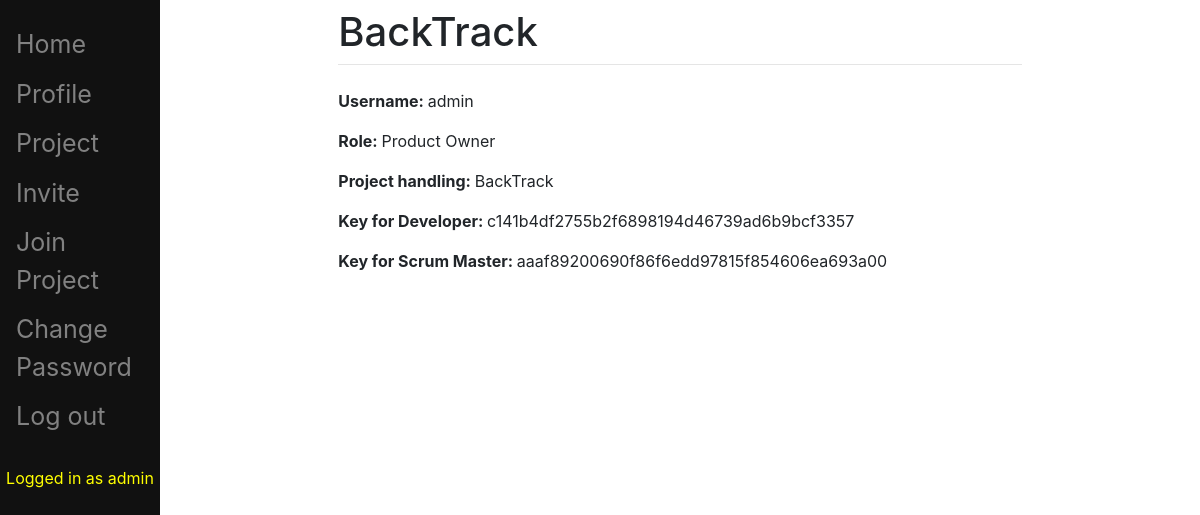
The page /pbi/profile/ (signed in) on the database its author committed.
### pbi/models.py (models this page shows, shortened)
class Person(models.Model):
	STAT = (
		('Product Owner', 'Product Owner'),
		('Scrum Master', 'Scrum Master'),
		('Manager', 'Manager'),
		('Developer', 'Developer'),
	)
	user = models.OneToOneField(User, on_delete=models.CASCADE, blank=True, null=True)
	role = models.CharField(choices=STAT, max_length=200, blank=True, null=True)
	project = models.ForeignKey(Project, on_delete=models.CASCADE, blank=True, null=True)
	chosen = models.PositiveIntegerField(default=1)

class Project(models.Model):
	STAT = (
		('Completed', 'Completed'),
		('In Progress', 'In Progress'),
		('Not yet started', 'Not yet started'),
	)
	name = models.CharField(max_length=200)
	description = models.CharField(max_length=200, blank=True, null=True)
	status = models.CharField(choices=STAT, default='Not yet started', max_length=200)
	last_sprint = models.IntegerField(default=1, editable=False)
	Dhash = models.CharField(max_length=200, default=_hash, editable=False)
	SMhash = models.CharField(max_length=200, default=_hash, editable=False)

### pbi/views.py (the view)
class ProfileView(LoginRequiredMixin, TemplateView):
    login_url = '/pbi/login/'
    redirect_field_name = 'redirect_to'
    template_name="profile_view.html"
    model = Person
    def get_context_data(self, **kwargs):
        context = super(ProfileView, self).get_context_data(**kwargs)
        u = self.request.user
        try:
            p = Person.objects.get(user = u)
        except Person.DoesNotExist:
            newPerson = Person(user = u)
            newPerson.save()
        person1 = Person.objects.get(user = u)
        context['project'] = person1.project
        context['person'] = person1
        return context

### templates/profile_view.html (shortened to what this page needs)
{% extends "main/base.html" %}
{% block content %}
<p><b>Username: </b>{{ person.user.username }}</p>
<p><b>Role: </b>{{ person.role }}</p>
<p><b>Project handling: </b>
    {% if project.name == NONE %}
        Not handling any project currently
        {% if person.role == "Developer" or person.role == "Product Owner"%}
            <p><button onclick="window.location.href = '/pbi/createProject/';">Create New Project</button></p>
        {% endif %}
    {% else %}
        {{ project.name }}
        {% if person.role == "Product Owner" %}
            <p><b>Key for Developer: </b>{{ project.Dhash }}</p>
            <p><b>Key for Scrum Master: </b>{{ project.SMhash }}</p>
        {% endif %}
    {% endif %}
</p>
{% endblock %}

### templates/main/base.html (shortened to what this page needs)
{% load static %}
<!doctype html>
<html>
<head>
	<link rel="stylesheet" href="{% static 'css/bootstrap.min.css' %}">
</head>
<body>
	<div class="sidenav">
		<a href="/pbi/">Home</a>
		{% if user.is_authenticated == True %}
			<a href="/pbi/profile/">Profile</a>
            <a href="/pbi/ProjectList/">Project</a>
            <a href="/pbi/Invite/">Invite</a>
            <a href="/pbi/joinProject/">Join Project</a>
			<a href="/pbi/changePassword/">Change Password</a>
			<a href="/pbi/logout/">Log out</a>
			<br><p align="center" style="color:yellow">Logged in as {{ user.get_username }}</p>
		{% endif %}
	</div>
	<div id="content" name="content" class="main">
		<div class="row justify-content-center">
			<div class="col-8">
				<h1 class="mt-2">BackTrack</h1>
				<hr class="mt-0 mb-4">
				{% block content %}
				{% endblock %}
			</div>
		</div>
	</div>
</body>
</html>

### templates/main/base.html (style rules this page uses)
.sidenav { height:100%; width:160px; position: fixed; z-index:1; top:0; left:0; background-color:#111; overflow-x: :hidden; padding-top:20px; }
.sidenav a { padding:6px 8px 6px 16px; text-decoration: none; font-size:25px; color: #818181; display:block; }
.main { margin-left:160px; padding: 0px 0px; }

### rows shown on the page
Person: user.username "admin", role "Product Owner"
Project: name "BackTrack", Dhash "c141b4df2755b2f6898194d46739ad6b9bcf3357", SMhash "aaaf89200690f86f6edd97815f854606ea693a00"

### other values the page prints
{{ user.get_username }} "admin"
